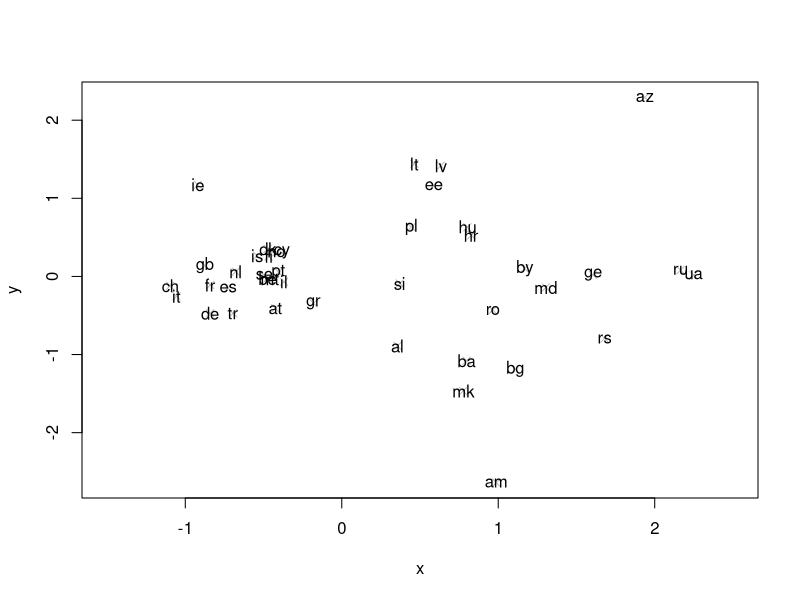
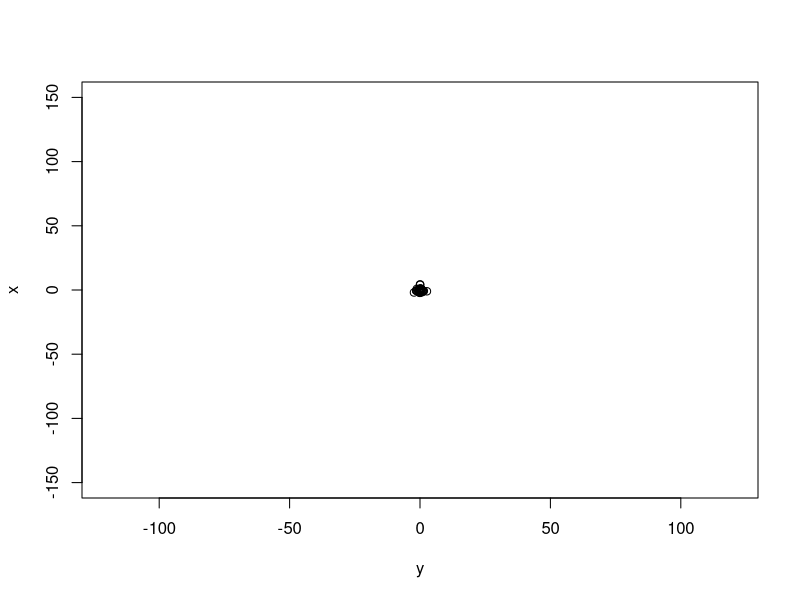

These charts were generated, in order, by the following R code: (Note: this script raises an error after producing the figures.)
dist.de <- read.table("Results-1980-2015-dist.txt")
names <- read.table("Results-1980-2015-name.txt")
fit <- cmdscale(dist.de, eig = TRUE, k = 2)
x <- fit$points[, 1]
y <- fit$points[, 2]
plot(x,y, pch=4, col="grey", xlim=c(-1.5,2.5))
text(x,y,labels=names$V1)
x <- -x
y <- -y
plot(y,x,xlim=c(-120,120),ylim=c(-150,150))
text(y,x,labels=dist.names$V1)

